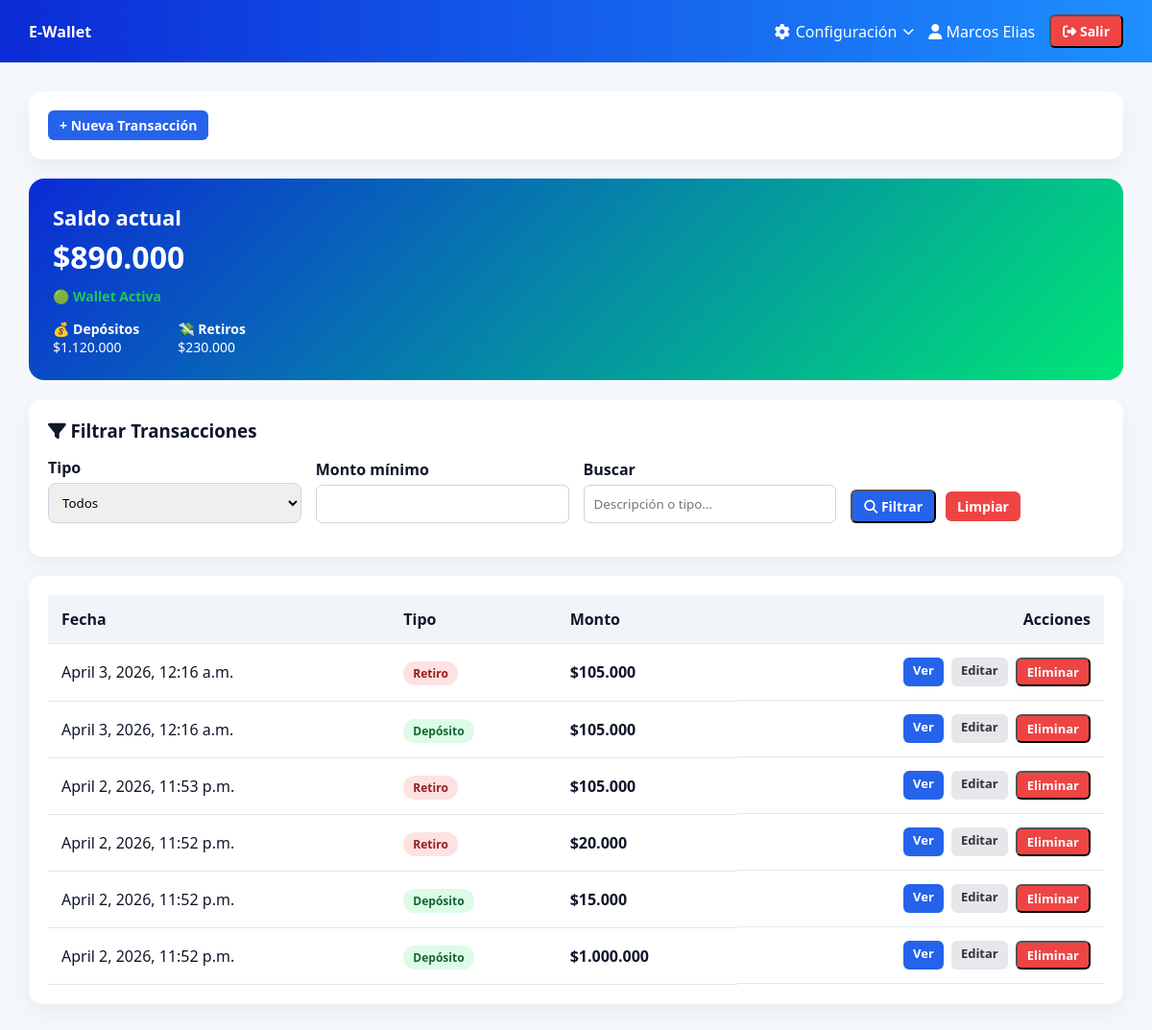
The app's page /transactions/ (signed in), older data.
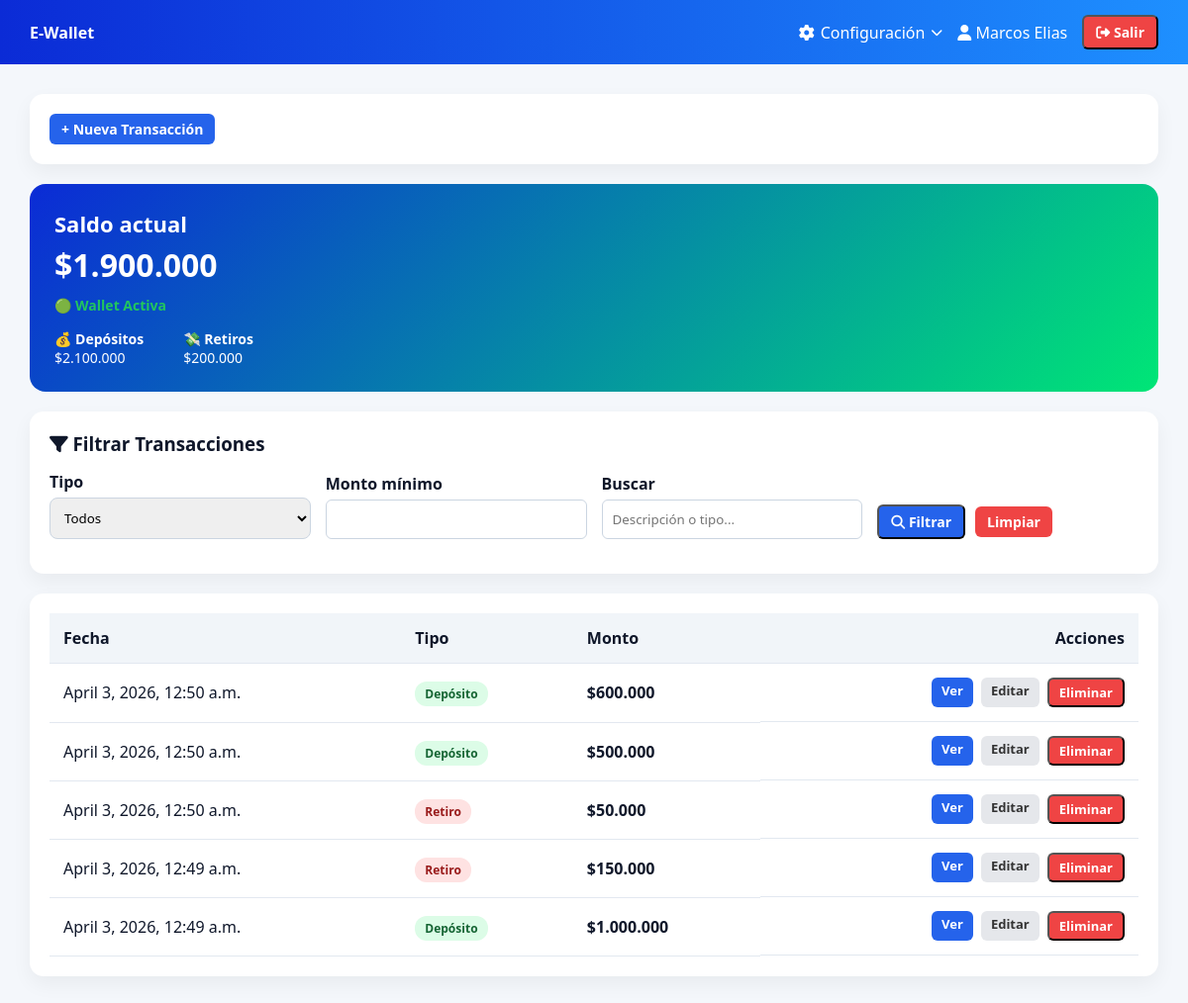
The same page, newer data.
### wallet/models.py (models this page shows, shortened)
class Transaction(models.Model):
    wallet = models.ForeignKey(Wallet, on_delete=models.CASCADE, related_name='transactions')
    transaction_type = models.ForeignKey(TransactionType, on_delete=models.PROTECT)
    amount = models.DecimalField(max_digits=12, decimal_places=2)
    description = models.TextField(blank=True)
    timestamp = models.DateTimeField(auto_now_add=True)

### wallet/views.py (the view)
# urls.py: path('transactions/', views.transaction_list, name='transaction_list'),
@login_required
def transaction_list(request):
    wallet, _ = Wallet.objects.get_or_create(user=request.user)
    base_qs = Transaction.objects.select_related(
        'wallet',
        'transaction_type'
    ).filter(wallet=wallet)
    transactions = base_qs.order_by('-timestamp')
    total_depositos = base_qs.filter(
        transaction_type__name='deposito'
    ).aggregate(total=Sum('amount'))['total'] or 0
    total_retiros = base_qs.filter(
        transaction_type__name='retiro'
    ).aggregate(total=Sum('amount'))['total'] or 0
    balance = total_depositos - total_retiros
    transaction_type_id = request.GET.get('type')
    min_amount = request.GET.get('min_amount')
    search = request.GET.get('search')
    if transaction_type_id:
        transactions = transactions.filter(transaction_type_id=transaction_type_id)
    if min_amount:
        transactions = transactions.filter(amount__gte=min_amount)
    if search:
        transactions = transactions.filter(
            Q(description__icontains=search) |
            Q(transaction_type__name__icontains=search)
        )
    return render(request, 'wallet/transaction_list.html', {
        'transactions': transactions,
        'wallet': wallet,
        'user': request.user,
        'transaction_types': TransactionType.objects.all(),
        'selected_type': transaction_type_id,
        'total_depositos': total_depositos,
        'total_retiros': total_retiros,
        'balance': balance,
    })

### wallet/templatetags/clp_filters.py (called while the page is built)
@register.filter
def clp(value):
    try:
        value = int(value)
        return f"${value:,.0f}".replace(",", ".")
    except:
        return value

### wallet/templates/wallet/transaction_list.html (shortened to what this page needs)
{% extends 'wallet/base.html' %}
{% load clp_filters %}
{% block content %}
<div class="card">
    <a class="btn btn-primary" href="{% url 'transaction_create' %}">+ Nueva Transacción</a>
</div>
<div class="hero">
    <h2>Saldo actual</h2>
    <h1>{{ balance|clp }}</h1>
    <div class="wallet-status {% if not wallet.is_active %}inactive{% else %}active{% endif %}">
        {% if wallet.is_active %}
            🟢 Wallet Activa
        {% else %}
            🔴 Wallet Desactivada
            <div class="wallet-warning">
                ⚠️ No puedes realizar transacciones hasta reactivar tu billetera.
            </div>
        {% endif %}
    </div>
    <div>
        <div class="hero-stats">
            <div>
                💰 <strong>Depósitos</strong><br>
                {{ total_depositos|clp }}
            </div>
            <div>
                💸 <strong>Retiros</strong><br>
                {{ total_retiros|clp }}
            </div>
        </div>
    </div>
</div>
<div class="card">
    <h3 style="margin-bottom:15px;">
        <i class="fa-solid fa-filter"></i> Filtrar Transacciones
    </h3>
    <form method="get" class="filter-grid">
        <div>
            <label>Tipo</label>
            <select name="type">
                <option value="">Todos</option>
            </select>
        </div>
        <div>
            <label>Monto mínimo</label>
            <input type="number" name="min_amount" value="{{ request.GET.min_amount }}">
        </div>
        <div>
            <label>Buscar</label>
            <input type="text" name="search" placeholder="Descripción o tipo..." value="{{ request.GET.search }}">
        </div>
        <div class="filter-actions">
            <button class="btn btn-primary" type="submit">
                <i class="fa-solid fa-magnifying-glass"></i> Filtrar
            </button>
            <a class="btn btn-danger" href="{% url 'transaction_list' %}">
                Limpiar
            </a>
        </div>
    </form>
</div>
<div class="card">
    <table class="tx-table">
        <thead>
            <tr>
                <th>Fecha</th>
                <th>Tipo</th>
                <th>Monto</th>
                <th style="text-align:right;">Acciones</th>
            </tr>
        </thead>
        <tbody>
            {% for tx in transactions %}
            <tr>
                <td>{{ tx.timestamp }}</td>
                <td>
                    {% if tx.transaction_type.code == "deposit" %}
                        <span class="badge badge-success">Depósito</span>
                    {% elif tx.transaction_type.code == "withdraw" %}
                        <span class="badge badge-danger">Retiro</span>
                    {% else %}
                        <span class="badge">Otro</span>
                    {% endif %}
                </td>
                <td><strong>{{ tx.amount|clp }}</strong></td>
                <td class="actions">
                    <a class="btn btn-primary btn-sm" href="{% url 'transaction_detail' tx.id %}">
                        Ver
                    </a>
                    <a class="btn btn-secondary btn-sm" href="{% url 'transaction_update' tx.id %}">
                        Editar
                    </a>
                    <button
                        class="btn btn-danger btn-sm open-modal"
                        data-id="{{ tx.id }}"
                        data-type="{{ tx.transaction_type.code }}">
                        Eliminar
                    </button>
                </td>
            </tr>
            {% endfor %}
        </tbody>
    </table>
</div>
{% endblock %}

### wallet/templates/wallet/base.html (shortened to what this page needs)
<!DOCTYPE html>
<html lang="es">
<head>
    {% load static %}
    <link rel="stylesheet" href="{% static 'wallet/styles.css' %}">
    <link rel="stylesheet" href="https://cdnjs.cloudflare.com/ajax/libs/font-awesome/6.5.0/css/all.min.css">
</head>
<body>
    <div class="navbar">
        <div>
            <strong>E-Wallet</strong>
        </div>
        <div style="display:flex; align-items:center; gap:15px;">
            {% if user.is_authenticated %}
                <div class="dropdown" id="configDropdown">
                    <div class="dropdown-toggle">
                        <i class="fa-solid fa-gear"></i>
                        <span>Configuración</span>
                        <i class="fa-solid fa-chevron-down dropdown-arrow"></i>
                    </div>
                </div>
                <span>
                    <i class="fa-solid fa-user"></i>
                    {{ request.user.get_full_name|default:request.user.username }}
                </span>
                <form action="{% url 'logout' %}" method="post" style="display:inline;">
                    <button class="btn btn-danger" type="submit">
                        <i class="fa-solid fa-right-from-bracket"></i> Salir
                    </button>
                </form>
            {% else %}
                <a class="btn btn-primary" href="{% url 'login' %}">
                    <i class="fa-solid fa-right-to-bracket"></i> Login
                </a>
            {% endif %}
        </div>
    </div>
    <div class="container fade-in">
        {% block content %}
        {% endblock %}
    </div>
</body>
</html>

### wallet/static/wallet/styles.css (style rules this page uses)
* { margin: 0; padding: 0; box-sizing: border-box; font-family: 'Segoe UI', sans-serif; }
body { background-color: #f4f7fb; color: #0f172a; }
form div { margin-bottom: 15px; }
label { font-weight: 600; display: block; margin-bottom: 5px; }
input, select { width: 100%; }
.navbar { background: linear-gradient(90deg, #0B2BD6, #1E90FF); color: white; padding: 15px 30px; display: flex; justify-content: space-between; align-items: center; }
.container { padding: 30px; }
.card { background: white; padding: 20px; border-radius: 14px; box-shadow: 0 8px 20px rgba(0,0,0,0.05); margin-bottom: 20px; }
.btn { padding: 10px 16px; border-radius: 8px; text-decoration: none; font-size: 14px; font-weight: 600; display: inline-block; transition: 0.2s ease; }
.btn-primary { background: linear-gradient(90deg, #0B2BD6, #2563EB); color: white; }
.btn-danger { background-color: #ef4444; color: white; }
table { width: 100%; border-collapse: collapse; }
th { background-color: #f1f5f9; font-weight: 600; }
th, td { padding: 14px; border-bottom: 1px solid #e2e8f0; }
input, select { padding: 10px; border-radius: 6px; border: 1px solid #cbd5e1; }
.hero { background: linear-gradient(135deg, #0B2BD6, #00E676); color: white; padding: 25px; border-radius: 16px; margin-bottom: 20px; animation: fadeIn 0.6s ease; }
.hero h2 { font-size: 22px; margin-bottom: 5px; }
.filter-grid { display: grid; grid-template-columns: repeat(auto-fit, minmax(180px, 1fr)); gap: 15px; align-items: end; }
.filter-actions { display: flex; gap: 10px; align-items: center; }
.tx-table th { text-align: left; }
.tx-table td { vertical-align: middle; }
.actions { text-align: right; display: flex; justify-content: flex-end; gap: 8px; }
.badge { padding: 4px 10px; border-radius: 12px; font-size: 12px; font-weight: 600; }
.badge-success { background-color: #dcfce7; color: #166534; }
.badge-danger { background-color: #fee2e2; color: #991b1b; }
.btn-sm { padding: 6px 10px; font-size: 12px; }
.input, select, textarea { width: 100%; padding: 10px; border-radius: 8px; border: 1px solid #cbd5e1; }
.hero-stats { display: flex; gap: 40px; margin-top: 15px; }
.hero-stats div { font-size: 14px; }
.card { transition: all 0.25s ease; }
.btn { transition: all 0.2s ease; }
.fade-in { animation: fadeIn 0.4s ease-in-out; }
.wallet-status { margin-top: 10px; font-weight: 600; font-size: 14px; }
.wallet-status.active { color: #22c55e; }
.dropdown { position: relative; display: flex; align-items: center; }
.dropdown-toggle { cursor: pointer; display: flex; align-items: center; gap: 6px; color: white; font-weight: 500; }
.btn { padding: 6px 12px; border-radius: 6px; text-decoration: none; font-size: 14px; display: inline-block; }
.btn-sm { padding: 4px 10px; font-size: 13px; }
.btn-primary { background: #2563eb; color: white; }
.btn-secondary { background: #e5e7eb; color: #333; }
.btn-danger { background: #ef4444; color: white; }
.dropdown-toggle { display: flex; align-items: center; gap: 6px; cursor: pointer; color: white; font-weight: 500; }
.dropdown-arrow { font-size: 12px; transition: transform 0.2s ease; }

Row changes from the older to the newer data that the page shows:
removed Transaction: timestamp "April 3, 2026, 12:16 a.m.", shows "Retiro", amount|clp "$105.000"
removed Transaction: timestamp "April 3, 2026, 12:16 a.m.", shows "Depósito", amount|clp "$105.000"
removed Transaction: timestamp "April 2, 2026, 11:53 p.m.", shows "Retiro", amount|clp "$105.000"
removed Transaction: timestamp "April 2, 2026, 11:52 p.m.", shows "Retiro", amount|clp "$20.000"
removed Transaction: timestamp "April 2, 2026, 11:52 p.m.", shows "Depósito", amount|clp "$15.000"
removed Transaction: timestamp "April 2, 2026, 11:52 p.m.", shows "Depósito", amount|clp "$1.000.000"
added Transaction: timestamp "April 3, 2026, 12:50 a.m.", shows "Depósito", amount|clp "$600.000"
added Transaction: timestamp "April 3, 2026, 12:50 a.m.", shows "Depósito", amount|clp "$500.000"
added Transaction: timestamp "April 3, 2026, 12:50 a.m.", shows "Retiro", amount|clp "$50.000"
added Transaction: timestamp "April 3, 2026, 12:49 a.m.", shows "Retiro", amount|clp "$150.000"
added Transaction: timestamp "April 3, 2026, 12:49 a.m.", shows "Depósito", amount|clp "$1.000.000"
Text that changed along with them:
{{ balance|clp }}: "$890.000" → "$1.900.000"
{{ total_depositos|clp }}: "$1.120.000" → "$2.100.000"
{{ total_retiros|clp }}: "$230.000" → "$200.000"
